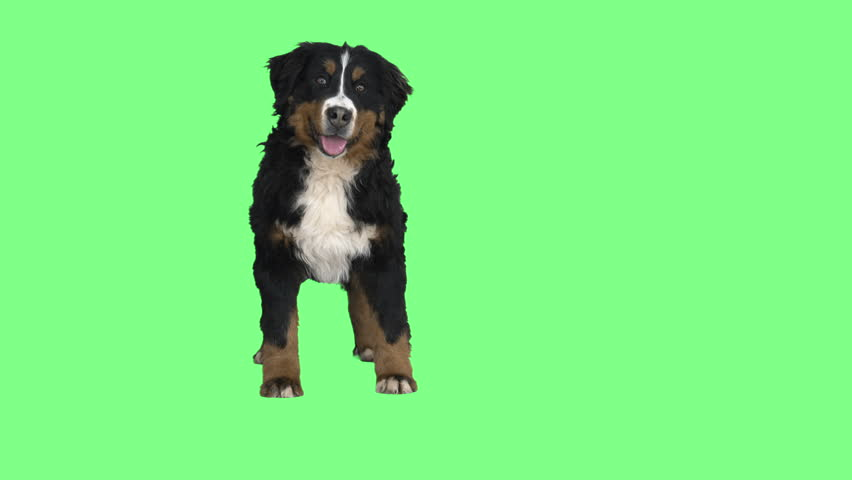
%> input picture dog2.jpg, 852 x 480 px
$ octave ActiveContoursEjemplo.m   (GNU Octave 9; MATLAB toolbox functions it lacks are replaced by stand-ins)
%> lines starting %> are read from the running program, lines starting %| are printed output that depends on the picture; in (x1, y1, x2, y2) boxes, pixels count from 0 and x2, y2 are one past the last pixel; in counts of white or black regions, pixels touching at a corner belong together; the program's own positions count from 1
I=imread('dog2.jpg');
%> I is the input picture: size 480x852x3 uint8; mean R, G, B 121.8, 235.9, 127.7
I=imresize(I,0.5);
%> I: size 240x426x3 uint8
a=rgb2gray(I);
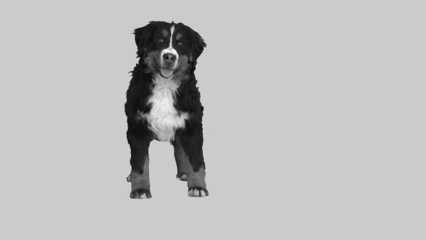
%> a: size 240x426 uint8; min 12, max 251, mean 189.4
mask=zeros(size(a));
mask(20:end-20,20:end-20)=1;
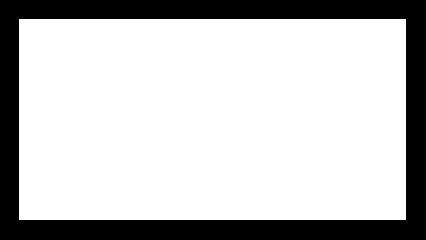
%> mask: size 240x426 double; values 0 (black) and 1 (white), 76.1% white; 1 black region, box (x1, y1, x2, y2) and area: (0, 0, 426, 240) 24453
%> (the run ends here)
